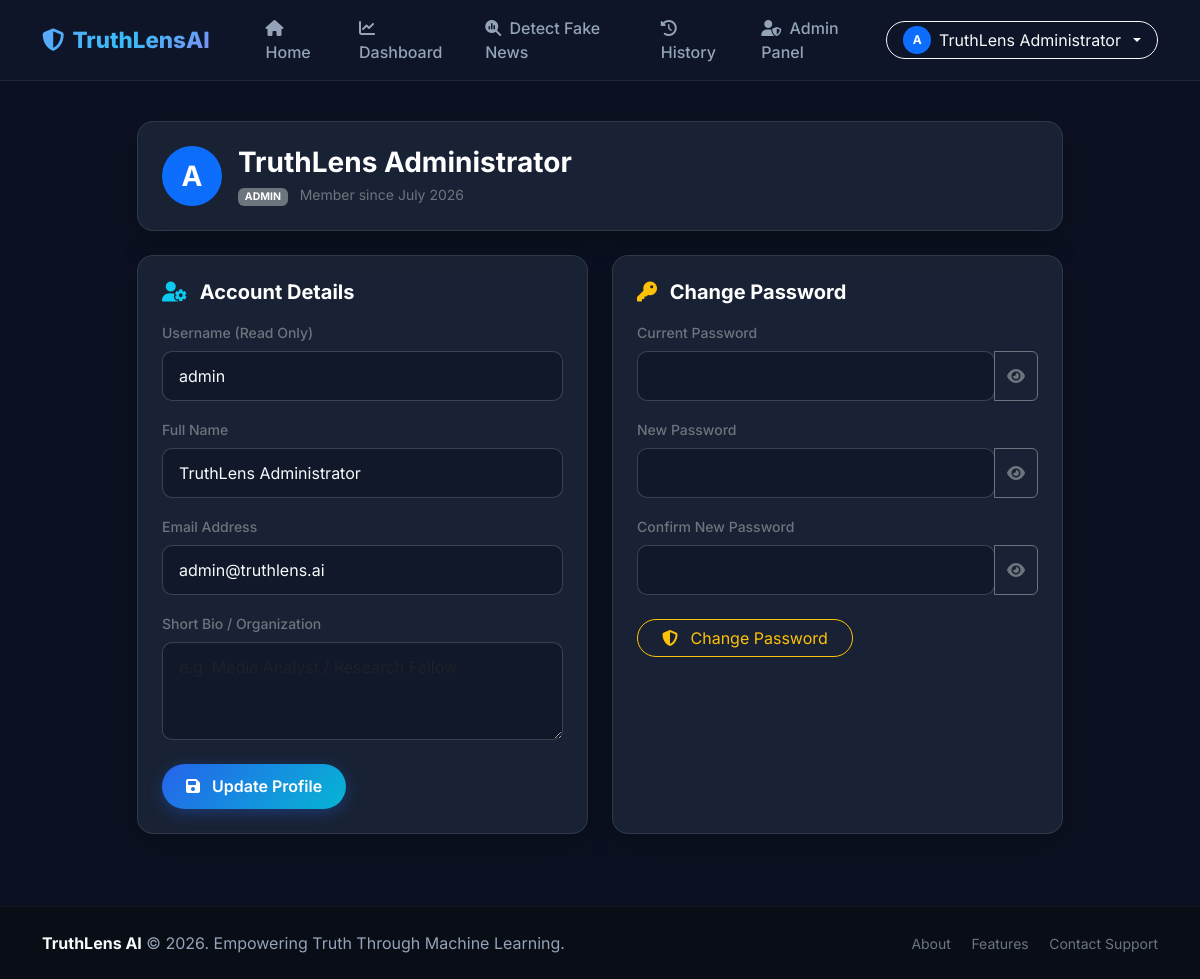
Screenshot of /profile (signed in) with the database file from the repository.
### app.py (models this page shows, shortened)
class User(db.Model):
    __tablename__ = 'users'
    id = db.Column(db.Integer, primary_key=True)
    username = db.Column(db.String(50), unique=True, nullable=False)
    email = db.Column(db.String(100), unique=True, nullable=False)
    password_hash = db.Column(db.String(255), nullable=False)
    role = db.Column(db.String(20), default='user') # 'user' or 'admin'
    full_name = db.Column(db.String(100), default='')
    bio = db.Column(db.Text, default='')
    created_at = db.Column(db.DateTime, default=datetime.utcnow)
    predictions = db.relationship('Prediction', backref='user', lazy=True, cascade="all, delete-orphan")

### app.py (the view, shortened to what this page needs)
@app.route('/profile', methods=['GET', 'POST'])
@login_required
def profile():
    user = db.session.get(User, session['user_id'])
    return render_template('profile.html', user=user)

### app.py (called while the page is built)
def login_required(f):
    @wraps(f)
    def decorated_function(*args, **kwargs):
        if 'user_id' not in session:
            flash('Please log in to access this page.', 'warning')
            return redirect(url_for('login'))
        return f(*args, **kwargs)
    return decorated_function

### templates/profile.html (shortened to what this page needs)
{% extends 'base.html' %}
{% block content %}
<div class="container py-4">
    <div class="row justify-content-center">
        <div class="col-lg-10">
            <div class="glass-card p-4 mb-4">
                <div class="d-flex align-items-center gap-3">
                    <div class="rounded-circle bg-primary text-white d-flex align-items-center justify-content-center fw-bold fs-3" style="width: 60px; height: 60px;">
                        {{ user.username[0]|upper }}
                    </div>
                    <div>
                        <h3 class="fw-bold text-white mb-1">{{ user.full_name or user.username }}</h3>
                        <p class="text-secondary small mb-0">
                            <span class="badge bg-secondary me-2">{{ user.role|upper }}</span>
                            Member since {{ user.created_at.strftime('%B %Y') }}
                        </p>
                    </div>
                </div>
            </div>
            <div class="row g-4">
                <div class="col-md-6">
                    <div class="glass-card p-4 h-100">
                        <h5 class="fw-bold text-white mb-3"><i class="fas fa-user-gear me-2 text-info"></i> Account Details</h5>
                        <form method="POST" action="{{ url_for('profile') }}">
                            <div class="mb-3">
                                <label class="form-label text-secondary small fw-medium">Username (Read Only)</label>
                                <input type="text" class="form-control bg-dark text-secondary" value="{{ user.username }}" readonly disabled>
                            </div>
                            <div class="mb-3">
                                <label for="full_name" class="form-label text-secondary small fw-medium">Full Name</label>
                                <input type="text" class="form-control" id="full_name" name="full_name" value="{{ user.full_name }}" required>
                            </div>
                            <div class="mb-3">
                                <label for="email" class="form-label text-secondary small fw-medium">Email Address</label>
                                <input type="email" class="form-control" id="email" name="email" value="{{ user.email }}" required>
                            </div>
                            <div class="mb-4">
                                <label for="bio" class="form-label text-secondary small fw-medium">Short Bio / Organization</label>
                                <textarea class="form-control" id="bio" name="bio" rows="3" placeholder="e.g. Media Analyst / Research Fellow">{{ user.bio or '' }}</textarea>
                            </div>
                            <button type="submit" class="btn btn-gradient-primary rounded-pill px-4">
                                <i class="fas fa-save me-2"></i> Update Profile
                            </button>
                        </form>
                    </div>
                </div>
                <div class="col-md-6">
                    <div class="glass-card p-4 h-100">
                        <h5 class="fw-bold text-white mb-3"><i class="fas fa-key me-2 text-warning"></i> Change Password</h5>
                        <form method="POST" action="{{ url_for('profile') }}">
                            <div class="mb-3">
                                <label for="current_password" class="form-label text-secondary small fw-medium">Current Password</label>
                                <div class="input-group">
                                    <input type="password" class="form-control" id="current_password" name="current_password" required>
                                    <button class="btn btn-outline-secondary toggle-password" type="button" data-target="current_password">
                                        <i class="fas fa-eye"></i>
                                    </button>
                                </div>
                            </div>
                            <div class="mb-3">
                                <label for="new_password" class="form-label text-secondary small fw-medium">New Password</label>
                                <div class="input-group">
                                    <input type="password" class="form-control" id="new_password" name="new_password" minlength="6" required>
                                    <button class="btn btn-outline-secondary toggle-password" type="button" data-target="new_password">
                                        <i class="fas fa-eye"></i>
                                    </button>
                                </div>
                            </div>
                            <div class="mb-4">
                                <label for="confirm_new_password" class="form-label text-secondary small fw-medium">Confirm New Password</label>
                                <div class="input-group">
                                    <input type="password" class="form-control" id="confirm_new_password" name="confirm_new_password" minlength="6" required>
                                    <button class="btn btn-outline-secondary toggle-password" type="button" data-target="confirm_new_password">
                                        <i class="fas fa-eye"></i>
                                    </button>
                                </div>
                            </div>
                            <button type="submit" class="btn btn-outline-warning rounded-pill px-4">
                                <i class="fas fa-shield-halved me-2"></i> Change Password
                            </button>
                        </form>
                    </div>
                </div>
            </div>
        </div>
    </div>
</div>
{% endblock %}

### templates/base.html (shortened to what this page needs)
<!DOCTYPE html>
<html lang="en">
<head>
    <link href="https://cdn.jsdelivr.net/npm/bootstrap@5.3.0/dist/css/bootstrap.min.css" rel="stylesheet">
    <link rel="stylesheet" href="https://cdnjs.cloudflare.com/ajax/libs/font-awesome/6.4.0/css/all.min.css">
    <link rel="stylesheet" href="{{ url_for('static', filename='css/style.css') }}">
</head>
<body>
    <nav class="navbar navbar-expand-lg navbar-dark navbar-custom sticky-top">
        <div class="container">
            <a class="navbar-brand d-flex align-items-center gap-2" href="{{ url_for('index') }}">
                <i class="fas fa-shield-halved text-info"></i>
                <span>TruthLens<span class="text-white">AI</span></span>
            </a>
            <div class="collapse navbar-collapse" id="navbarMain">
                <ul class="navbar-nav me-auto mb-2 mb-lg-0 ms-lg-4">
                    <li class="nav-item">
                        <a class="nav-link {% if request.endpoint == 'index' %}active{% endif %}" href="{{ url_for('index') }}">
                            <i class="fas fa-home me-1"></i> Home
                        </a>
                    </li>
                    {% if session.get('user_id') %}
                    <li class="nav-item">
                        <a class="nav-link {% if request.endpoint == 'dashboard' %}active{% endif %}" href="{{ url_for('dashboard') }}">
                            <i class="fas fa-chart-line me-1"></i> Dashboard
                        </a>
                    </li>
                    <li class="nav-item">
                        <a class="nav-link {% if request.endpoint == 'detect' %}active{% endif %}" href="{{ url_for('detect') }}">
                            <i class="fas fa-magnifying-glass-chart me-1"></i> Detect Fake News
                        </a>
                    </li>
                    <li class="nav-item">
                        <a class="nav-link {% if request.endpoint == 'history' %}active{% endif %}" href="{{ url_for('history') }}">
                            <i class="fas fa-clock-rotate-left me-1"></i> History
                        </a>
                    </li>
                    {% if session.get('role') == 'admin' %}
                    <li class="nav-item">
                        <a class="nav-link text-warning {% if request.endpoint == 'admin' %}active{% endif %}" href="{{ url_for('admin') }}">
                            <i class="fas fa-user-shield me-1"></i> Admin Panel
                        </a>
                    </li>
                    {% endif %}
                    {% endif %}
                </ul>
                <div class="d-flex align-items-center gap-3">
                    {% if session.get('user_id') %}
                    <div class="dropdown">
                        <button class="btn btn-outline-light dropdown-toggle d-flex align-items-center gap-2 rounded-pill px-3 py-1" type="button" data-bs-toggle="dropdown">
                            <div class="rounded-circle bg-primary text-white d-flex align-items-center justify-content-center" style="width:28px; height:28px; font-weight:bold; font-size:12px;">
                                {{ session.get('username')[0]|upper }}
                            </div>
                            <span>{{ session.get('full_name') or session.get('username') }}</span>
                        </button>
                    </div>
                    {% else %}
                    <a href="{{ url_for('login') }}" class="btn btn-outline-light rounded-pill px-4">Log In</a>
                    <a href="{{ url_for('register') }}" class="btn btn-gradient-primary rounded-pill px-4">Register</a>
                    {% endif %}
                </div>
            </div>
        </div>
    </nav>
    <main>
        {% block content %}{% endblock %}
    </main>
    <footer class="footer-custom py-4 mt-5">
        <div class="container text-center">
            <div class="row align-items-center">
                <div class="col-md-6 text-md-start mb-2 mb-md-0">
                    <span class="fw-bold text-light">TruthLens AI</span> &copy; 2026. Empowering Truth Through Machine Learning.
                </div>
                <div class="col-md-6 text-md-end">
                    <a href="#about" class="text-secondary me-3 text-decoration-none small">About</a>
                    <a href="#features" class="text-secondary me-3 text-decoration-none small">Features</a>
                    <a href="#contact" class="text-secondary text-decoration-none small">Contact Support</a>
                </div>
            </div>
        </div>
    </footer>
</body>
</html>

### static/css/style.css (style rules this page uses)
:root { --primary-blue: #2563eb; --primary-hover: #1d4ed8; --secondary-cyan: #06b6d4; --accent-indigo: #4f46e5; --dark-bg: #0f172a; --card-bg: #1e293b; --text-primary: #f8fafc; --text-secondary: #94a3b8; --fake-red: #ef4444; --real-green: #10b981; --warning-yellow: #f59e0b; --glass-border: rgba(255, 255, 255, 0.1); --card-shadow: 0 10px 30px -5px rgba(0, 0, 0, 0.3); }
body { font-family: 'Inter', -apple-system, BlinkMacSystemFont, "Segoe UI", Roboto, sans-serif; background-color: #0b1120; color: var(--text-primary); min-height: 100vh; display: flex; flex-direction: column; }
main { flex: 1; }
.glass-card { background: rgba(30, 41, 59, 0.75); backdrop-filter: blur(16px); -webkit-backdrop-filter: blur(16px); border: 1px solid var(--glass-border); border-radius: 16px; box-shadow: var(--card-shadow); transition: transform 0.3s ease, box-shadow 0.3s ease; }
.navbar-custom { background: rgba(15, 23, 42, 0.9) !important; backdrop-filter: blur(12px); border-bottom: 1px solid rgba(255, 255, 255, 0.08); }
.navbar-brand { font-weight: 800; font-size: 1.4rem; background: linear-gradient(135deg, #60a5fa 0%, #38bdf8 50%, #818cf8 100%); -webkit-background-clip: text; -webkit-text-fill-color: transparent; }
.nav-link { color: var(--text-secondary) !important; font-weight: 500; transition: color 0.2s ease; padding: 0.5rem 1rem !important; border-radius: 8px; }
.btn-gradient-primary { background: linear-gradient(135deg, var(--primary-blue), var(--secondary-cyan)); color: #ffffff; border: none; font-weight: 600; border-radius: 10px; padding: 0.65rem 1.4rem; box-shadow: 0 4px 15px rgba(37, 99, 235, 0.35); transition: all 0.3s ease; }
.form-control, .form-select { background-color: rgba(15, 23, 42, 0.8) !important; border: 1px solid rgba(255, 255, 255, 0.15) !important; color: #f8fafc !important; border-radius: 10px !important; padding: 0.75rem 1rem !important; }
.footer-custom { background: #090d16; border-top: 1px solid rgba(255, 255, 255, 0.05); color: var(--text-secondary); }

### rows the page displays
User: get "TruthLens Administrator", username "A", full_name "TruthLens Administrator", role "ADMIN", created_at "July 2026", username "admin", email "admin@truthlens.ai"

### other values shown
{{ session.get('username')[0]|upper }} "A"
